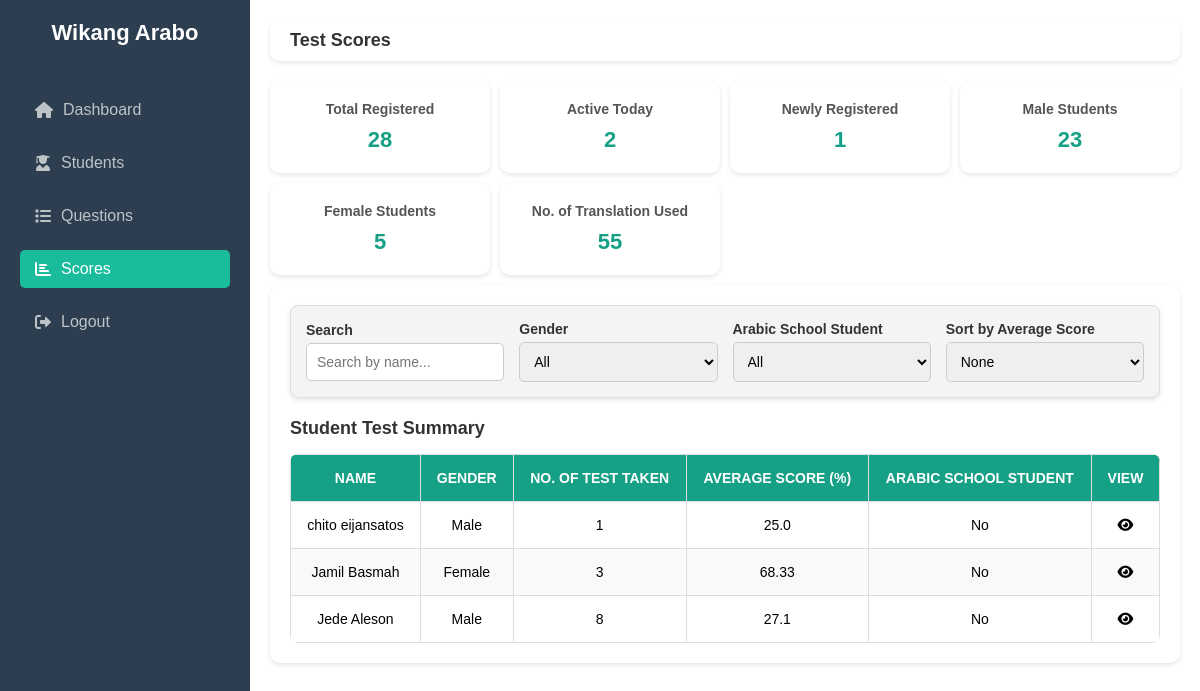
Screenshot of /adminscore (signed in) with the database file from the repository.
### tagarab_translate/models.py (models this page shows, shortened)
class UserProfile(models.Model):
    user = models.OneToOneField(User, on_delete=models.CASCADE)
    first_name = models.CharField(max_length=255, null=True, blank=True)
    middle_name = models.CharField(max_length=255, blank=True, null=True)
    last_name = models.CharField(max_length=255, null=True, blank=True)
    home_address = models.CharField(max_length=255, null=True, blank=True)
    birth_day = models.IntegerField(blank=True, null=True)
    birth_month = models.IntegerField(blank=True, null=True)
    birth_year = models.IntegerField(blank=True, null=True)
    gender = models.CharField(max_length=10, choices=[('male', 'Male'), ('female', 'Female'), ('other', 'Other')], null=True, blank=True)
    is_student = models.BooleanField(default=False, null=True, blank=True)
    has_logged_in = models.BooleanField(default=False, null=True, blank=True)

### tagarab_translate/views.py (the view)
# urls.py: path('adminscore', views.admin_score, name= 'adminscore'),
@admin_required
def admin_score(request):
    start_of_today = timezone.now().replace(hour=0, minute=0, second=0, microsecond=0)
    recent_users = UserProfile.objects.filter(user__is_superuser=False).order_by("-user__date_joined")
    total_registered = UserProfile.objects.filter(user__is_superuser=False).count()
    active_today = UserProfile.objects.filter(
        user__last_login__gte=start_of_today,
        user__is_superuser=False
    ).count()
    newly_registered = UserProfile.objects.filter(
        user__date_joined__gte=timezone.now() - timedelta(hours=24),
        user__is_superuser=False
    ).count()
    male_students = UserProfile.objects.filter(gender="male", user__is_superuser=False).count()
    female_students = UserProfile.objects.filter(gender="female", user__is_superuser=False).count()
    total_translations = TranslationHistory.objects.count()
    users_with_assessments = UserProfile.objects.filter(
        user__is_superuser=False,
        user__assessment_attempts__isnull=False
    ).select_related('user').prefetch_related('user__assessment_attempts').distinct().order_by(
        'user__first_name', 'user__last_name'
    )
    for user in users_with_assessments:
        assessments = user.user.assessment_attempts.all()
        user.assessments = assessments
        user.total_attempts = assessments.count()
        if user.total_attempts > 0:
            total_score = sum([assessment.score for assessment in assessments])
            total_questions = sum([assessment.total_questions for assessment in assessments])
            user.average_score = round(total_score / total_questions * 100, 2) if total_questions > 0 else 0
        else:
            user.average_score = 0
    users_with_assessments = sorted(
        users_with_assessments,
        key=lambda u: (u.user.first_name.lower(), u.user.last_name.lower())
    )
    context = {
        'users_with_assessments': users_with_assessments,
        "total_registered": total_registered,
        "active_today": active_today,
        "newly_registered": newly_registered,
        "male_students": male_students,
        "female_students": female_students,
        "total_translations": total_translations,
        "recent_users": recent_users,
    }
    return render(request, 'admin/admin_score.html', context)

### templates/admin/admin_score.html (shortened to what this page needs)
{% load static %}
<!DOCTYPE html>
<html lang="en">
<head>
  <link rel="stylesheet" href="https://cdnjs.cloudflare.com/ajax/libs/font-awesome/6.0.0-beta3/css/all.min.css">
  <link rel="stylesheet" href="{% static 'css/admin/admin_student.css' %}">
</head>
<body>
  <aside class="sidebar">
    <div class="brand">Wikang Arabo</div>
    <ul>
      <li><a href="{% url 'admindashboard' %}" ><i class="fas fa-home"></i> Dashboard</a></li>
      <li><a href="{% url 'adminstudent' %}"    >   <i class="fas fa-user-graduate"></i> Students</a></li>
      <li><a href="{% url 'add_questions' %}" ><i class="fas fa-list"></i> Questions</a> </li>
      <li><a href="{% url 'adminscore' %}" class="active"><i class="fas fa-chart-bar"></i> Scores</a></li>
      <li><a href="{% url 'admin_logout'   %}"><i class="fas fa-sign-out-alt"></i> Logout</a></li>
    </ul>
  </aside>
  <div class="main-content">
    <div class="header">
      <div class="title">Test Scores</div>
    </div>
    <div class="cards">
      <div class="card">
        <h3>Total Registered</h3>
        <p>{{ total_registered }}</p>
      </div>
      <div class="card">
        <h3>Active Today</h3>
        <p>{{ active_today }}</p>
      </div>
      <div class="card">
        <h3>Newly Registered</h3>
        <p>{{ newly_registered }}</p>
      </div>
      <div class="card">
        <h3>Male Students</h3>
        <p>{{ male_students }}</p>
      </div>
      <div class="card">
        <h3>Female Students</h3>
        <p>{{ female_students }}</p>
      </div>
      <div class="card">
        <h3>No. of Translation Used </h3>
        <p>{{ total_translations }}</p>
      </div>
    </div>
    <div class="table-container">
      <div class="filter-container">
        <div class="filter-group">
          <label for="searchInput">Search</label>
          <input type="text" id="searchInput" placeholder="Search by name..." onkeyup="filterSummaryTable()">
        </div>
        <div class="filter-group">
          <label for="genderFilter">Gender</label>
          <select id="genderFilter" onchange="filterSummaryTable()">
            <option value="">All</option>
          </select>
        </div>
        <div class="filter-group">
          <label for="arabicSchoolFilter">Arabic School Student</label>
          <select id="arabicSchoolFilter" onchange="filterSummaryTable()">
            <option value="">All</option>
          </select>
        </div>
        <div class="filter-group">
          <label for="sortAverageScore">Sort by Average Score</label>
          <select id="sortAverageScore" onchange="sortSummaryTable()">
            <option value="">None</option>
          </select>
        </div>
      </div>
      <h2>Student Test Summary</h2>
      <table class="data-table">
        <thead>
          <tr>
            <th>Name</th>
            <th>Gender</th>
            <th>No. of Test Taken</th>
            <th>Average Score (%)</th>
            <th> Arabic School Student</th>
            <th>View</th>
          </tr>
        </thead>
        <tbody id="summaryTableBody">
          {% for user in users_with_assessments %}
            <tr>
              <td>{{ user.first_name }} {{ user.last_name }}</td>
              <td>{{ user.gender|title }}</td>
              <td>{{ user.total_attempts }}</td>
              <td>{{ user.average_score }}</td>
              <td>{{ user.is_student|yesno:"Yes,No" }}</td>
              <td>
                <a href="{% url 'view_user_tests' user.user.id %}" class="view-button" title="View Details">
                  <i class="fas fa-eye" style="color: black;"></i>
                </a>
              </td>
            </tr>
          {% endfor %}
        </tbody>
      </table>
    </div>
  </div>
</body>
</html>

### tagarab_translate/static/css/admin/admin_student.css (style rules this page uses)
* { margin: 0; padding: 0; box-sizing: border-box; }
body { font-family: 'Arial', sans-serif; display: flex; flex-direction: column; height: 100vh; overflow: hidden; }
.sidebar { width: 250px; background-color: #2c3e50; color: #fff; height: 100vh; display: flex; flex-direction: column; padding: 20px; position: fixed; }
.sidebar .brand { font-size: 22px; font-weight: bold; text-align: center; margin-bottom: 30px; }
.sidebar ul { list-style: none; padding: 0; flex: 1; }
.sidebar ul li { margin: 15px 0; }
.sidebar ul li a { text-decoration: none; color: #bdc3c7; display: flex; align-items: center; gap: 10px; padding: 10px 15px; border-radius: 5px; transition: background-color 0.3s; }
.sidebar ul li a.active { background-color: #1abc9c; color: #fff; }
.main-content { flex: 1; margin-left: 250px; display: flex; flex-direction: column; padding: 20px; overflow-y: auto; scrollbar-width: thin; scrollbar-color: #ccc #f9f9f9; }
.header { display: flex; justify-content: space-between; align-items: center; background-color: #fff; padding: 10px 20px; border-radius: 10px; box-shadow: 0 2px 5px rgba(0, 0, 0, 0.1); margin-bottom: 20px; }
.header .title { font-size: 18px; font-weight: bold; color: #333; }
.cards { display: grid; grid-template-columns: repeat(auto-fit, minmax(200px, 1fr)); gap: 10px; }
.card { background: #fff; padding: 20px; border-radius: 10px; box-shadow: 0 2px 5px rgba(0, 0, 0, 0.1); text-align: center; }
.card h3 { font-size: 14px; color: #555; margin-bottom: 10px; }
.card p { font-size: 22px; font-weight: bold; color: #16a085; }
.filter-container { display: flex; flex-wrap: wrap; justify-content: flex-start; align-items: center; gap: 15px; margin-bottom: 20px; padding: 15px; background-color: #f4f4f4; border: 1px solid #ddd; border-radius: 8px; box-shadow: 0 2px 5px rgba(0, 0, 0, 0.1); }
.filter-group { display: flex; flex-direction: column; min-width: 150px; flex: 1; }
.filter-group label { font-weight: bold; font-size: 14px; margin-bottom: 5px; color: #333; }
.filter-group input[type="text"], .filter-group select { padding: 10px; font-size: 14px; border: 1px solid #ccc; border-radius: 5px; width: 100%; }
.filter-group select { cursor: pointer; }
.table-container { margin-top: 10px; padding: 20px; background: #fff; border-radius: 10px; box-shadow: 0 2px 5px rgba(0, 0, 0, 0.1); }
.table-container h2 { font-size: 18px; margin-bottom: 15px; color: #333; }
.data-table { width: 100%; border-collapse: collapse; background: #fff; border-radius: 8px; overflow: hidden; text-align: center; }
.data-table th, .data-table td { padding: 15px; border: 1px solid #ddd; font-size: 14px; }
.data-table th { background-color: #16a085; color: #fff; text-transform: uppercase; }
.data-table tbody tr:nth-child(even) { background-color: #f9f9f9; }
.data-table tbody td { vertical-align: middle; }

### rows the page displays
UserProfile: first_name "Jede", last_name "Aleson", gender "Male", total_attempts "8", average_score "27.1", is_student "No"
UserProfile: first_name "Jamil", last_name "Basmah", gender "Female", total_attempts "3", average_score "68.33", is_student "No"
UserProfile: first_name "chito", last_name "eijansatos", gender "Male", total_attempts "1", average_score "25.0", is_student "No"

### other values shown
{{ total_registered }} "28"
{{ active_today }} "2"
{{ newly_registered }} "1"
{{ male_students }} "23"
{{ female_students }} "5"
{{ total_translations }} "55"
